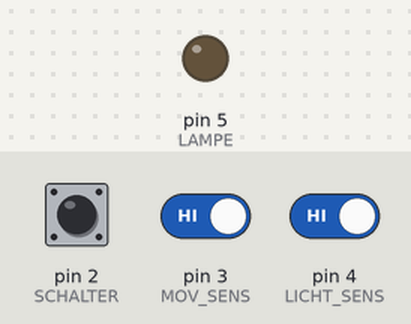
A sketch run on a simulated Arduino Uno, built with avr-gcc and run on an emulated ATmega328P. On the bench: output pins drawn as LEDs (lit = HIGH). Inputs (shaded band) come from the test bench; at power-on: pin 2 (SCHALTER) HIGH, pin 3 (MOV_SENS) HIGH, pin 4 (LICHT_SENS) HIGH.

Above: at 1.2 s.
1.3 s: pin 2 (SCHALTER) pulled LOW for 0.15 s
At 1.37 s:
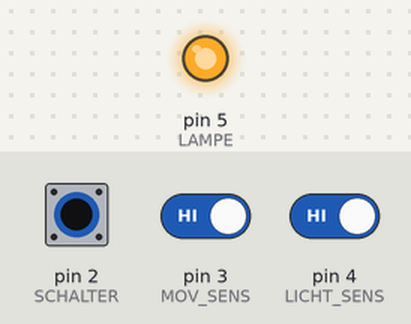
2.9 s: pin 2 (SCHALTER) pulled LOW for 3.2 s
At 7.3 s:
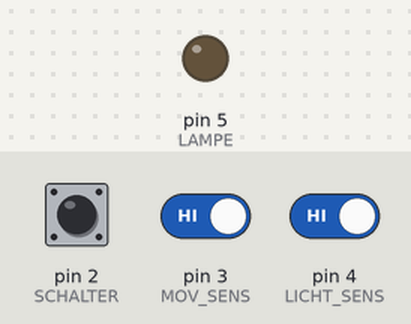
7.6 s: pin 3 (MOV_SENS) driven LOW
At 8.5 s:
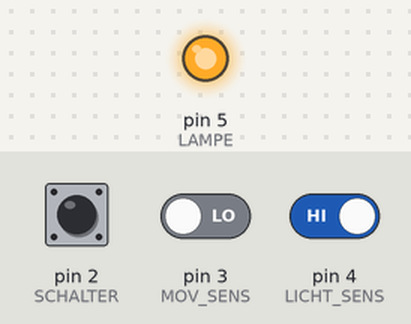
Timing chart, 0 to 10.6 s (numbered marks = the images above; inputs shaded):
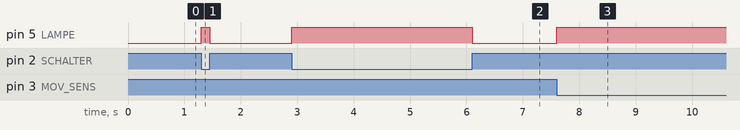

The sketch:

Lichtsteuerung.ino
```cpp
// Arduino zur Lichtsteuerung
const int SCHALTER = 2;
const int MOV_SENS = 3;
const int LICHT_SENS = 4;
const int LAMPE = 5;

void setup()
{
  //Eingänge
  pinMode(SCHALTER, INPUT_PULLUP);
  pinMode(MOV_SENS, INPUT_PULLUP);
  pinMode(LICHT_SENS, INPUT_PULLUP);
  //Ausgang
  pinMode(LAMPE, OUTPUT);
}

void loop()
{
  bool a, b, c, q;

    a = digitalRead(SCHALTER) == LOW; 	//Eingänge einlesen
    b = digitalRead(MOV_SENS) == LOW;
    c = digitalRead(LICHT_SENS) == LOW;
    q = (a || b) && !c;                  //Signale verknüpfen

    digitalWrite(LAMPE, q ? HIGH : LOW);
}
```

Measured:
- after the input at 1.3 s, pin 5 (LAMPE): LOW → HIGH at once, → LOW 0.15 s later
- after the input at 2.9 s, pin 5 (LAMPE): LOW → HIGH at once, → LOW 3.2 s later
- after the input at 7.6 s, pin 5 (LAMPE): LOW → HIGH at once
